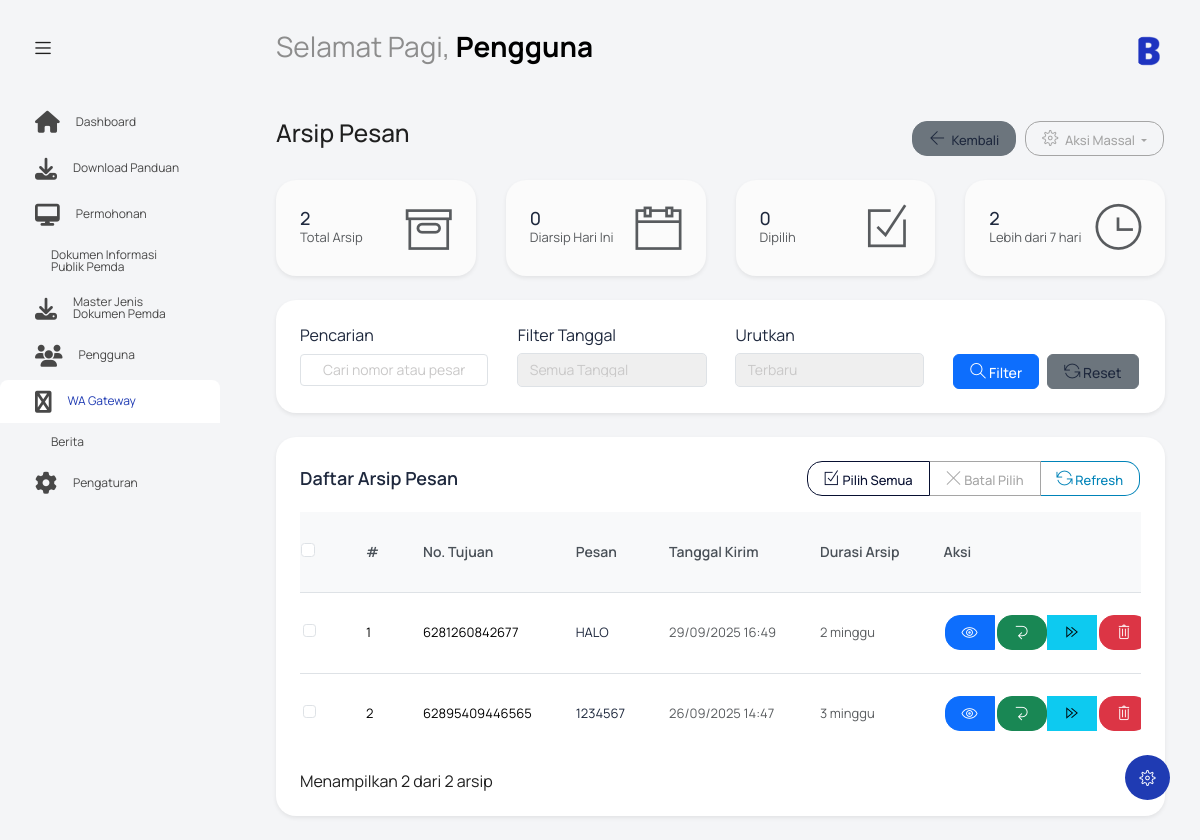
The app's page /index.php?controller=wagateway&action=arsip (signed in) with its own data.
### tables this page shows
CREATE TABLE `wagateway` (
  `id_wagateway` int NOT NULL,
  `no_tujuan` varchar(20) NOT NULL,
  `pesan` text NOT NULL,
  `tanggal_kirim` datetime DEFAULT NULL,
  `status` varchar(20) DEFAULT 'Terjadwal'
);

### controllers/WAGatewayController.php (called while the page is built, shortened)
<?php
require_once 'models/WAGatewayModel.php';
class WAGatewayController {
    private $model;
    public function __construct() {
        $this->model = new WAGatewayModel();
    }
    public function arsip() {
        $archives = $this->model->getMessagesByStatus('arsip');
        include 'views/wagateway/arsip.php';
    }
}
?>

### models/WAGatewayModel.php (called while the page is built, shortened)
<?php
class WAGatewayModel {
    private $conn;
    private $table = "wagateway";
    public function __construct() {
        $database = new Database();
        $this->conn = $database->getConnection();
    }
    public function getMessagesByStatus($status) {
        $query = "SELECT * FROM " . $this->table . " WHERE status = :status ORDER BY tanggal_kirim DESC";
        $stmt = $this->conn->prepare($query);
        $stmt->bindParam(':status', $status);
        $stmt->execute();
        return $stmt->fetchAll(PDO::FETCH_ASSOC);
    }
}
?>

### config/koneksi.php (called while the page is built, shortened)
<?php
class Database {
    private $host = "localhost";
    private $username = "root";
    private $password = "";
    private $database = "ppid_mandailing";
    public function getConnection() {
        $this->conn = null;
        try {
            $this->conn = new PDO("mysql:host=" . $this->host . ";dbname=" . $this->database, $this->username, $this->password);
            $this->conn->exec("set names utf8");
            $this->conn->setAttribute(PDO::ATTR_ERRMODE, PDO::ERRMODE_EXCEPTION);
            $this->conn->setAttribute(PDO::ATTR_DEFAULT_FETCH_MODE, PDO::FETCH_ASSOC);
        } catch(PDOException $exception) {
            error_log("Database connection error: " . $exception->getMessage());
        }
        return $this->conn;
    }
}
?>

### views/wagateway/arsip.php (the view, shortened to what this page needs)
<?php include('template/header.php'); ?>
<body class="with-welcome-text">
  <div class="container-scroller">
    <?php include 'template/navbar.php'; ?>
    <div class="container-fluid page-body-wrapper">
      <?php include 'template/setting_panel.php'; ?>
      <?php include 'template/sidebar.php'; ?>
      <div class="main-panel">
        <div class="content-wrapper">
          <div class="row">
            <div class="col-md-12 grid-margin">
              <div class="row">
                <div class="col-12 col-xl-8 mb-4 mb-xl-0">
                  <h3 class="font-weight-bold">Arsip Pesan</h3>
                </div>
                <div class="col-12 col-xl-4">
                  <div class="justify-content-end d-flex">
                    <a href="index.php?controller=wagateway&action=index" class="btn btn-sm btn-secondary me-2">
                      <i class="ti-arrow-left me-1"></i>
                      Kembali
                    </a>
                    <div class="btn-group" role="group">
                      <button class="btn btn-sm btn-outline-secondary dropdown-toggle" data-bs-toggle="dropdown">
                        <i class="ti-settings me-1"></i>
                        Aksi Massal
                      </button>
                    </div>
                  </div>
                </div>
              </div>
            </div>
          </div>
          <div class="row mb-4">
            <div class="col-md-3">
              <div class="card bg-light text-dark border-0 shadow-sm">
                <div class="card-body">
                  <div class="d-flex justify-content-between align-items-center">
                    <div>
                      <h4 class="mb-0"><?= count($archives) ?></h4>
                      <p class="mb-0 text-muted">Total Arsip</p>
                    </div>
                    <div>
                      <i class="ti-archive icon-lg text-muted"></i>
                    </div>
                  </div>
                </div>
              </div>
            </div>
            <div class="col-md-3">
              <div class="card bg-light text-dark border-0 shadow-sm">
                <div class="card-body">
                  <div class="d-flex justify-content-between align-items-center">
                    <div>
                      <h4 class="mb-0" id="todayArchives">0</h4>
                      <p class="mb-0 text-muted">Diarsip Hari Ini</p>
                    </div>
                    <div>
                      <i class="ti-calendar icon-lg text-muted"></i>
                    </div>
                  </div>
                </div>
              </div>
            </div>
            <div class="col-md-3">
              <div class="card bg-light text-dark border-0 shadow-sm">
                <div class="card-body">
                  <div class="d-flex justify-content-between align-items-center">
                    <div>
                      <h4 class="mb-0" id="selectedArchives">0</h4>
                      <p class="mb-0 text-muted">Dipilih</p>
                    </div>
                    <div>
                      <i class="ti-check-box icon-lg text-muted"></i>
                    </div>
                  </div>
                </div>
              </div>
            </div>
            <div class="col-md-3">
              <div class="card bg-light text-dark border-0 shadow-sm">
                <div class="card-body">
                  <div class="d-flex justify-content-between align-items-center">
                    <div>
                      <h4 class="mb-0"><?php
                        $weekAgo = date('Y-m-d', strtotime('-7 days'));
                        $oldCount = 0;
                        foreach($archives as $archive) {
                          if(date('Y-m-d', strtotime($archive['tanggal_kirim'])) < $weekAgo) {
                            $oldCount++;
                          }
                        }
                        echo $oldCount;
                      ?></h4>
                      <p class="mb-0 text-muted">Lebih dari 7 hari</p>
                    </div>
                    <div>
                      <i class="ti-time icon-lg text-muted"></i>
                    </div>
                  </div>
                </div>
              </div>
            </div>
          </div>
          <div class="row mb-4">
            <div class="col-md-12">
              <div class="card border-0 shadow-sm">
                <div class="card-body">
                  <div class="row">
                    <div class="col-md-3">
                      <label class="form-label text-dark">Pencarian</label>
                      <input type="text" class="form-control" id="searchInput" placeholder="Cari nomor atau pesan...">
                    </div>
                    <div class="col-md-3">
                      <label class="form-label text-dark">Filter Tanggal</label>
                      <select class="form-control" id="dateFilter">
                        <option value="">Semua Tanggal</option>
                      </select>
                    </div>
                    <div class="col-md-3">
                      <label class="form-label text-dark">Urutkan</label>
                      <select class="form-control" id="sortOrder">
                        <option value="newest">Terbaru</option>
                      </select>
                    </div>
                    <div class="col-md-3">
                      <label class="form-label">&nbsp;</label>
                      <div class="d-flex">
                        <button class="btn btn-primary me-2" onclick="applyFilters()">
                          <i class="ti-search"></i> Filter
                        </button>
                        <button class="btn btn-secondary" onclick="resetFilters()">
                          <i class="ti-reload"></i> Reset
                        </button>
                      </div>
                    </div>
                  </div>
                </div>
              </div>
            </div>
          </div>
          <div class="row">
            <div class="col-md-12">
              <div class="card border-0 shadow-sm">
                <div class="card-body">
                  <div class="d-flex justify-content-between align-items-center mb-3">
                    <h4 class="card-title mb-0 text-dark">Daftar Arsip Pesan</h4>
                    <div class="btn-group" role="group">
                      <button type="button" class="btn btn-sm btn-outline-primary" onclick="selectAll()">
                        <i class="ti-check-box"></i> Pilih Semua
                      </button>
                      <button type="button" class="btn btn-sm btn-outline-secondary" onclick="clearSelection()">
                        <i class="ti-close"></i> Batal Pilih
                      </button>
                      <button type="button" class="btn btn-sm btn-outline-info" onclick="refreshArchives()">
                        <i class="ti-reload"></i> Refresh
                      </button>
                    </div>
                  </div>
                  <div class="table-responsive">
                    <table class="table table-hover" id="archivesTable">
                      <thead class="table-light">
                        <tr class="text-muted">
                          <th width="5%">
                            <div class="form-check">
                              <input class="form-check-input" type="checkbox" id="selectAllCheckbox">
                            </div>
                          </th>
                          <th width="5%">#</th>
                          <th width="15%">No. Tujuan</th>
                          <th width="35%">Pesan</th>
                          <th width="15%">Tanggal Kirim</th>
                          <th width="10%">Durasi Arsip</th>
                          <th width="15%">Aksi</th>
                        </tr>
                      </thead>
                      <tbody id="archivesTableBody">
                        <?php if(!empty($archives)): ?>
                          <?php foreach($archives as $index => $archive): ?>
                            <tr class="archive-row" data-date="<?= $archive['tanggal_kirim'] ?>" data-number="<?= htmlspecialchars($archive['no_tujuan']) ?>" data-message="<?= htmlspecialchars(strtolower($archive['pesan'])) ?>">
                              <td>
                                <div class="form-check">
                                  <input class="form-check-input archive-checkbox" type="checkbox" value="<?= $archive['id_wagateway'] ?>">
                                </div>
                              </td>
                              <td><?= $index + 1 ?></td>
                              <td><?= htmlspecialchars($archive['no_tujuan']) ?></td>
                              <td>
                                <div class="message-preview text-dark" title="<?= htmlspecialchars($archive['pesan']) ?>">
                                  <?= htmlspecialchars(substr($archive['pesan'], 0, 100)) ?>
                                </div>
                              </td>
                              <td class="text-muted"><?= date('d/m/Y H:i', strtotime($archive['tanggal_kirim'])) ?></td>
                              <td class="text-muted">
                                <?php
                                $archiveDate = new DateTime($archive['tanggal_kirim']);
                                $now = new DateTime();
                                $diff = $now->diff($archiveDate);
                                if($diff->days == 0) {
                                  echo 'Hari ini';
                                } elseif($diff->days == 1) {
                                  echo 'Kemarin';
                                } elseif($diff->days < 7) {
                                  echo $diff->days . ' hari';
                                } elseif($diff->days < 30) {
                                  echo ceil($diff->days / 7) . ' minggu';
                                } else {
                                  echo ceil($diff->days / 30) . ' bulan';
                                }
                                ?>
                              </td>
                              <td>
                                <div class="btn-group" role="group">
                                  <button class="btn btn-sm btn-primary" onclick="viewArchiveDetail(<?= $archive['id_wagateway'] ?>)" title="Lihat Detail">
                                    <i class="ti-eye"></i>
                                  </button>
                                  <form method="POST" style="display:inline;">
                                    <button type="submit" class="btn btn-sm btn-success" onclick="return confirm('Pulihkan pesan ini ke daftar terkirim?')" title="Pulihkan">
                                      <i class="ti-back-left"></i>
                                    </button>
                                  </form>
                                  <button class="btn btn-sm btn-info" onclick="duplicateMessage(<?= $archive['id_wagateway'] ?>)" title="Kirim Ulang">
                                    <i class="ti-control-forward"></i>
                                  </button>
                                  <form method="POST" style="display:inline;">
                                    <button type="submit" class="btn btn-sm btn-danger" onclick="return confirm('Hapus pesan ini secara permanen? Aksi ini tidak dapat dibatalkan!')" title="Hapus Permanen">
                                      <i class="ti-trash"></i>
                                    </button>
                                  </form>
                                </div>
                              </td>
                            </tr>
                          <?php endforeach; ?>
                        <?php else: ?>
                          <tr>
                            <td colspan="7" class="text-center text-muted">Belum ada pesan yang diarsipkan</td>
                          </tr>
                        <?php endif; ?>
                      </tbody>
                    </table>
                  </div>
                  <div class="d-flex justify-content-between align-items-center mt-3">
                    <div>
                      Menampilkan <span id="showingCount"><?= count($archives) ?></span> dari <span id="totalCount"><?= count($archives) ?></span> arsip
                    </div>
                  </div>
                </div>
              </div>
            </div>
          </div>
        </div>
      </div>
    </div>
  </div>
</body>
</html>

### views/wagateway/arsip.php (style rules this page uses)
.message-preview { max-width: 350px; word-wrap: break-word; cursor: pointer; }
.card { border: 1px solid #e9ecef; transition: box-shadow 0.15s ease; }
.table { color: #495057; }
.table th { border-top: 0; color: #495057; font-weight: 600; }
.table td { vertical-align: middle; }
.btn { border-radius: 0.375rem; padding: 0.5rem 1rem; font-weight: 500; }
.btn-primary { background-color: #0d6efd; border-color: #0d6efd; }
.btn-secondary { background-color: #6c757d; border-color: #6c757d; }
.btn-success { background-color: #198754; border-color: #198754; }
.btn-info { background-color: #0dcaf0; border-color: #0dcaf0; color: #000; }
.btn-danger { background-color: #dc3545; border-color: #dc3545; }
.btn-group .btn { margin: 0 1px; }
.archive-row { transition: background-color 0.2s; }

### records on screen
wagateway: no_tujuan "6281260842677", pesan "HALO", tanggal_kirim "29/09/2025 16:49", ceil($diff->days/7) "2"
wagateway: no_tujuan "62895409446565", pesan "1234567", tanggal_kirim "26/09/2025 14:47", ceil($diff->days/7) "3"

### other values on screen
$greeting "Selamat Pagi"
$nama "Pengguna"
count($archives) "2"
$oldCount "2"
